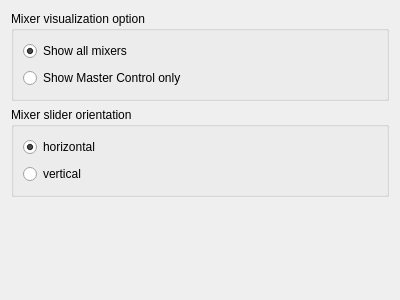
<?xml version="1.0" encoding="UTF-8"?>
<ui version="4.0">
 <class>Form</class>
 <widget class="QWidget" name="Form">
  <property name="geometry">
   <rect>
    <x>0</x>
    <y>0</y>
    <width>400</width>
    <height>300</height>
   </rect>
  </property>
  <property name="windowTitle">
   <string>Form</string>
  </property>
  <layout class="QVBoxLayout" name="verticalLayout_2">
   <item>
    <widget class="QGroupBox" name="groupBox">
     <property name="title">
      <string>Mixer visualization option</string>
     </property>
     <layout class="QVBoxLayout" name="verticalLayout">
      <item>
       <widget class="QRadioButton" name="kcfg_showAllMixers">
        <property name="text">
         <string>Show all mixers</string>
        </property>
        <property name="checked">
         <bool>true</bool>
        </property>
       </widget>
      </item>
      <item>
       <widget class="QRadioButton" name="kcfg_showMasterControl">
        <property name="text">
         <string>Show Master Control only</string>
        </property>
       </widget>
      </item>
     </layout>
    </widget>
   </item>
   <item>
    <widget class="QGroupBox" name="groupBox_2">
     <property name="title">
      <string>Mixer slider orientation</string>
     </property>
     <layout class="QVBoxLayout" name="verticalLayout_3">
      <item>
       <widget class="QRadioButton" name="kcfg_horizontalSlider">
        <property name="text">
         <string>horizontal</string>
        </property>
        <property name="checked">
         <bool>true</bool>
        </property>
       </widget>
      </item>
      <item>
       <widget class="QRadioButton" name="kcfg_verticalSlider">
        <property name="text">
         <string>vertical</string>
        </property>
       </widget>
      </item>
     </layout>
    </widget>
   </item>
   <item>
    <spacer name="verticalSpacer">
     <property name="orientation">
      <enum>Qt::Vertical</enum>
     </property>
     <property name="sizeType">
      <enum>QSizePolicy::Minimum</enum>
     </property>
     <property name="sizeHint" stdset="0">
      <size>
       <width>20</width>
       <height>92</height>
      </size>
     </property>
    </spacer>
   </item>
  </layout>
 </widget>
 <resources/>
 <connections/>
</ui>
